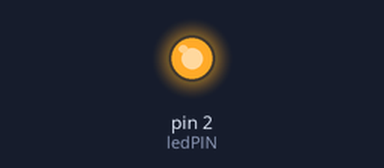
Recording of a sketch running on a simulated Arduino Uno, built with avr-gcc and run on an emulated ATmega328P. On the bench: output pins drawn as LEDs (lit = HIGH).

Above: at 1.2 s.
At 12.5 s:
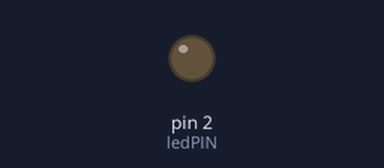
Timing chart, 0 to 29.3 s (numbered marks = the images above):
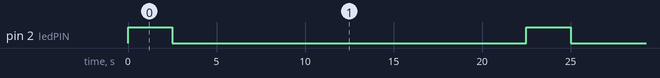

Measured:
- by itself, pin 2 (ledPIN): alternates HIGH for 2.5 s and LOW for 20.0 s

The sketch:

Led_Blink.ino
```cpp
// Turn On and Off LED Based on our Customization.

 int ledPIN = 2;

// the setup function runs once when you press reset or power the board
void setup() {
  pinMode(ledPIN, OUTPUT);
}

// the loop function runs over and over again forever
void loop() {
  if(ledPIN == 2){
      digitalWrite(ledPIN, HIGH);   // turn the LED on (HIGH is the voltage level)
      delay(2500);                       // wait for a second
      digitalWrite(ledPIN, LOW);    // turn the LED off by making the voltage LOW
      delay(5000);                       // wait for a second
      ledPIN = ledPIN + 2;

  }else if(ledPIN == 4){
      digitalWrite(ledPIN, HIGH);   // turn the LED on (HIGH is the voltage level)
      delay(2500);                       // wait for a second
      digitalWrite(ledPIN, LOW);    // turn the LED off by making the voltage LOW
      delay(5000);                       // wait for a second
      ledPIN = ledPIN + 4;
  }else if(ledPIN == 8){
      digitalWrite(ledPIN, HIGH);   // turn the LED on (HIGH is the voltage level)
      delay(2500);                       // wait for a second
      digitalWrite(ledPIN, LOW);    // turn the LED off by making the voltage LOW
      delay(5000);                       // wait for a second
      ledPIN = 2;
  }
}
```
